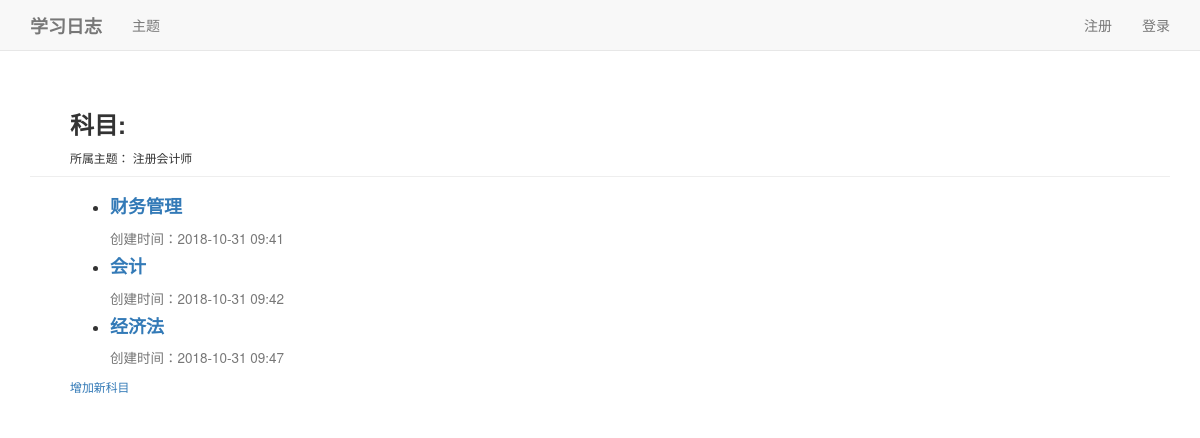
/learning_logs/CICPA/entries, run on an earlier commit of the app's database.
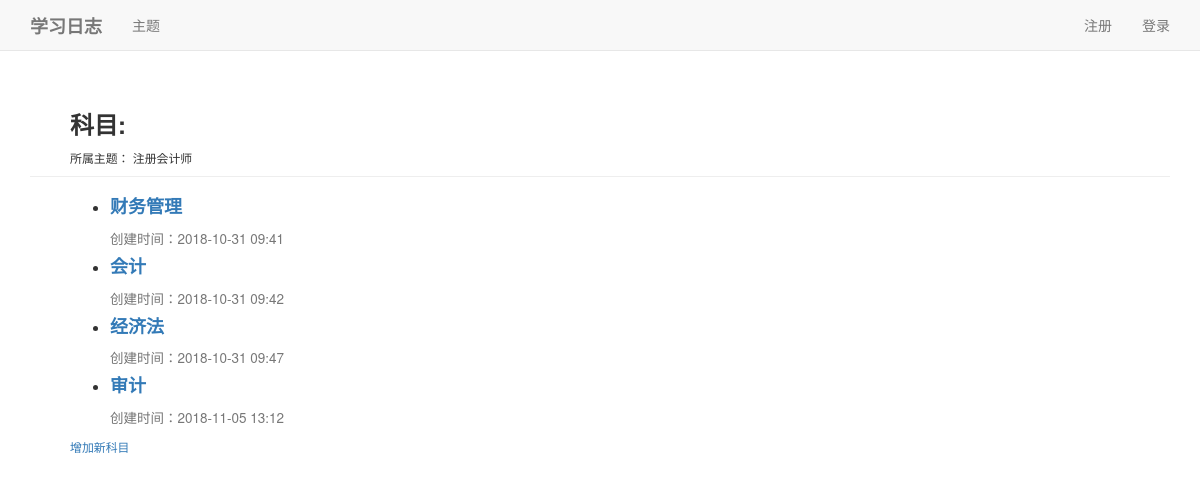
And on a later commit of the database.
### learning_logs/models.py (models this page shows, shortened)
class Entry(models.Model):
    topic      = models.ForeignKey(Topic, on_delete=models.CASCADE)
    text       = models.CharField(max_length=100)
    name       = models.CharField(max_length=200)
    date_added = models.DateTimeField(auto_now_add=True)
    class Meta:
        verbose_name_plural = 'entries'

### learning_logs/views.py (the view)
# urls.py: re_path('(?P<topic_name>[A-Z]+)/entries', views.entries, name='entries'),
def entries(request, topic_name):
    topic   = Topic.objects.get(name=topic_name)
    entries = topic.entry_set.order_by('date_added')
    context = {'topic':topic,'entries':entries}
    return render(request, 'learning_logs/entries.html', context)

### learning_logs/models.py (called while the page is built)
    def __str__(self):
        return self.text

### learning_logs/templates/learning_logs/entries.html
{% extends "learning_logs/base.html" %}
{% load bootstrap3 %}
{% block header %}
    <h3>
        <b>科目:</b>
    </h3>
    <small>所属主题： {{ topic }}</small>
{% endblock header %}
{% block content %}
    <ul>
        {% for entry in entries %}
            <li>
                <h4>
                    <a href="{% url 'learning_logs:blogs' topic.name entry.name %}">
                        <b>{{ entry.text|linebreaks }}</b>
                    </a>
                <h4>
                 <small>创建时间：{{ entry.date_added|date:'Y-m-d H:i' }}</small>
            </li>
        {% empty %}
            <li>
                <b>该话题下尚无任何科目。</b>
            </li>
       {% endfor %}
    </ul>
    <a href="{% url 'learning_logs:new_entry' topic.name %}">
        <small>增加新科目</small>
    </a>
{% endblock content %}

What changed in the data, as far as the page shows it:
added Entry: text "审计", date_added "2018-11-05 13:12"
